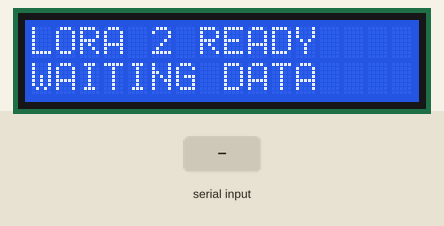
Recording of a sketch running on a simulated ESP32. Parts: 16×2 character LCD. The inputs (shaded band) are chosen by the test bench. What the sketch prints to the serial monitor is not drawn.

Above: at 3.2 s.
3.3 s: "1\n" received over the second serial link
At 3.6 s:
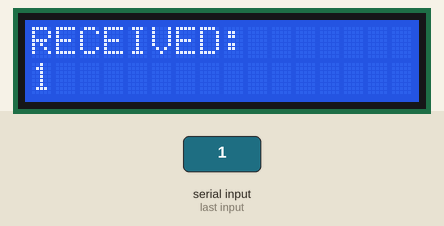
4.8 s: "0\n" received over the second serial link
At 5.9 s:
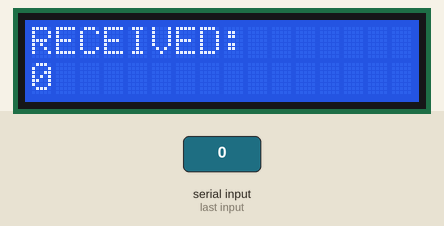
6.3 s: "2\n" received over the second serial link
At 7.1 s:
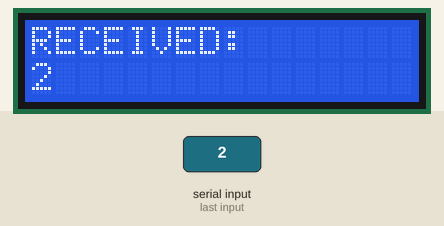
Timing chart, 0 to 9.3 s (numbered marks = the images above; inputs shaded):
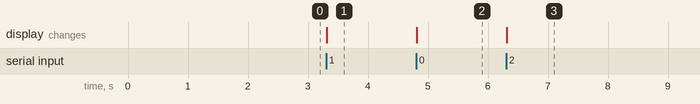

The sketch:

ESP32_LoRa2.ino
```cpp
#include <Wire.h>
#include <LiquidCrystal_I2C.h>
#include <HardwareSerial.h>

LiquidCrystal_I2C lcd(0x27, 16, 2);
HardwareSerial LoRa(2);

#define LORA_RX 16
#define LORA_TX 17

void setup() {
  Serial.begin(115200);
  LoRa.begin(9600, SERIAL_8N1, LORA_RX, LORA_TX);

  Wire.begin(21, 22);
  lcd.init();
  lcd.backlight();

  lcd.clear();
  lcd.setCursor(0, 0);
  lcd.print("LORA 2 READY");
  lcd.setCursor(0, 1);
  lcd.print("WAITING DATA");

  delay(2000);
}

void loop() {
  if (LoRa.available()) {
    String data = LoRa.readStringUntil('\n');
    data.trim();

    Serial.print("RECEIVED: ");
    Serial.println(data);

    lcd.clear();
    lcd.setCursor(0, 0);
    lcd.print("RECEIVED:");
    lcd.setCursor(0, 1);

    if (data.length() > 16) {
      data = data.substring(0, 16);
    }

    lcd.print(data);
  }
}
```

Measured:
- after the input at 3.3 s, the display: changes at once (image 1)
- after the input at 4.8 s, the display: changes at once (image 2)
- after the input at 6.3 s, the display: changes at once (image 3)
